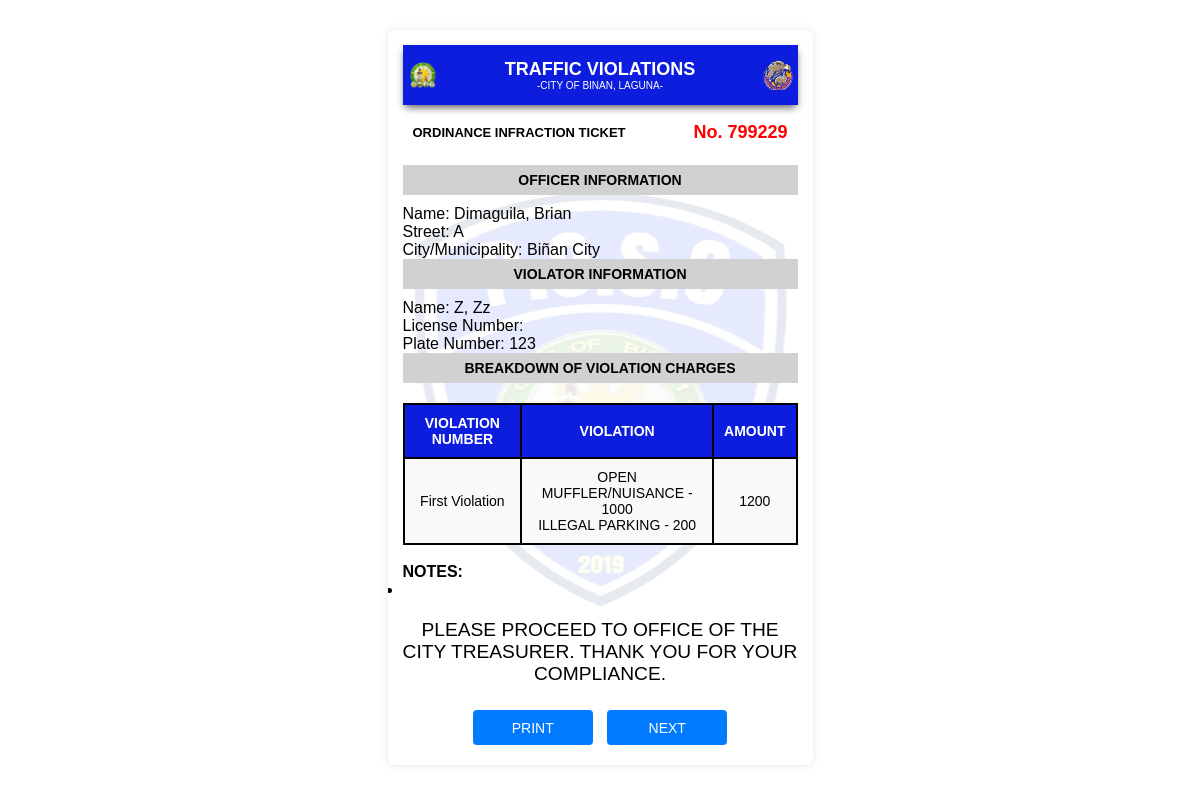
/poso.tix/receipt.php?ticket_number=799229, run on the app's committed database.
### tables this page shows
CREATE TABLE `report` (
  `ID` int(11) NOT NULL,
  `ticket_number` varchar(6) DEFAULT NULL,
  `first_name` varchar(100) DEFAULT NULL,
  `middle_name` varchar(100) DEFAULT NULL,
  `last_name` varchar(100) DEFAULT NULL,
  `dob` date DEFAULT NULL,
  `address` varchar(255) DEFAULT NULL,
  `license` varchar(255) NOT NULL,
  `confiscated` enum('yes','no') NOT NULL,
  `violation_date` date DEFAULT NULL,
  `violation_time` time DEFAULT NULL,
  `street` varchar(100) DEFAULT NULL,
  `plate_number` varchar(20) DEFAULT NULL,
  `city` varchar(100) DEFAULT NULL,
  `registration` varchar(100) DEFAULT NULL,
  `vehicle_type` varchar(50) DEFAULT NULL,
  `vehicle_owner` varchar(100) DEFAULT NULL,
  `created_at` timestamp NOT NULL DEFAULT current_timestamp(),
  `signature` longblob NOT NULL
);

### poso.tix/receipt.php (the view, shortened to what this page needs)
<?php
include 'connection.php';
$ticket_number = $_GET['ticket_number'];
$sql = "SELECT 'First Violation' AS violation_type, first_violation, first_total, notes FROM violation WHERE ticket_number = ?
        UNION ALL
        SELECT 'Second Violation' AS violation_type, second_violation, second_total, notes FROM 2_violation WHERE ticket_number = ?
        UNION ALL
        SELECT 'Third Violation' AS violation_type, third_violation, third_total, notes FROM 3_violation WHERE ticket_number = ?
        ORDER BY violation_type ASC";
$stmt = $conn->prepare($sql);
$stmt->bind_param("iii", $ticket_number, $ticket_number, $ticket_number);
$stmt->execute();
$result = $stmt->get_result();
$sql_officer = "SELECT CONCAT(lastname, ', ', firstname) AS officer_name FROM hh_login LIMIT 1";
$stmt_officer = $conn->prepare($sql_officer);
$stmt_officer->execute();
$officer_result = $stmt_officer->get_result();
$officer = $officer_result->fetch_assoc();
$officer_name = $officer['officer_name'];
$sql_violator = "SELECT CONCAT(last_name, ', ', first_name) AS violator_name, license, plate_number, street, city FROM report WHERE ticket_number = ?";
$stmt_violator = $conn->prepare($sql_violator);
$stmt_violator->bind_param("i", $ticket_number);
$stmt_violator->execute();
$violator_result = $stmt_violator->get_result();
$violator = $violator_result->fetch_assoc();
$violator_name = $violator['violator_name'];
$license_number = $violator['license'];
$plate_number = $violator['plate_number'];
$street = $violator['street'];
$city = $violator['city'];
?>
<!DOCTYPE html>
<html lang="en">
<head>
    <link rel="stylesheet" href="style.css?v=1.0">
</head>
<body>
    <div class="container">
        <?php if ($result->num_rows > 0) : ?>
            <div class="ticket-container">
                <div class="header-container d-flex justify-content-between align-items-center">
                    <img src="/POSO/images/left.png" alt="Left Logo" class="logo">
                    <div class="col text-center">
                        <p class="title">Traffic Violations</p>
                        <p class="city">-City of Binan, Laguna-</p>
                    </div>
                    <img src="/POSO/images/arman.png" alt="Right Logo" class="logo">
                </div>
                <div class="ticket-info">
                    <p class="ticket-label">Ordinance Infraction Ticket</p>
                    <p class="ticket-number">No. <?php echo htmlspecialchars($ticket_number); ?></p>
                </div>
<div class="gray">
    <h3>Officer Information</h3>
</div>
<p>Name: <?php echo htmlspecialchars($officer_name); ?></p>
<p>Street: <?php echo htmlspecialchars($street); ?></p>
<p>City/Municipality: <?php echo htmlspecialchars($city); ?></p>
                <div class="gray">
                    <h3>Violator Information</h3>
                </div>
                <p>Name: <?php echo htmlspecialchars($violator_name); ?></p>
                <p>License Number: <?php echo htmlspecialchars($license_number); ?></p>
                <p>Plate Number: <?php echo htmlspecialchars($plate_number); ?></p>
                <div class="gray">
                    <h3>BREAKDOWN OF VIOLATION CHARGES</h3>
                </div>
                <table>
                    <thead>
                        <tr>
                            <th>VIOLATION NUMBER</th>
                            <th>VIOLATION</th>
                            <th>AMOUNT</th>
                        </tr>
                    </thead>
                    <tbody>
                        <?php
                        while ($violation = $result->fetch_assoc()) {
                            $violation_details = htmlspecialchars($violation['first_violation'] ?? $violation['second_violation'] ?? $violation['third_violation']);
                            $violation_amount = htmlspecialchars($violation['first_total'] ?? $violation['second_total'] ?? $violation['third_total']);
                            $formatted_violation_details = str_replace(", ", "<br>", $violation_details);
                            echo "<tr>
                                <td>" . htmlspecialchars($violation['violation_type']) . "</td>
                                <td>" . $formatted_violation_details . "</td>
                                <td>" . $violation_amount . "</td>
                            </tr>";
                        }
                        ?>
                    </tbody>
                </table>
                <br>
                <h4>NOTES:</h4>
                <ul>
                    <?php
                    $result->data_seek(0);
                    while ($violation = $result->fetch_assoc()) {
                        echo "<li>" . htmlspecialchars($violation['notes']) . "</li>";
                    }
                    ?>
                </ul>
                <p class="compliance-message">PLEASE PROCEED TO OFFICE OF THE CITY TREASURER. THANK YOU FOR YOUR COMPLIANCE.</p>
                <div class="button-container">
                    <button id="printButton" onclick="printReceipt()">Print</button>
                    <button id="nextButton" class="btn btn-secondary" onclick="goToNextPage()">Next</button>
                </div>
            </div>
        <?php else : ?>
            <p>No violation records found for this individual.</p>
        <?php endif; ?>
    </div>
</body>
</html>

### poso.tix/style.css (style rules this page uses)
* { margin: 0; padding: 0; box-sizing: border-box; }
body { font-family: Arial, sans-serif; background-color: #ffffff; padding: 10px; }
.container { display: flex; justify-content: center; align-items: center; min-height: 90vh; }
.ticket-container { width: 100%; max-width: 425px; padding: 15px; margin: 20px auto; border-radius: 8px; box-shadow: 0px 0px 10px rgba(0, 0, 0, 0.1); overflow-y: auto; height: auto; max-height: 800px; background-image: linear-gradient(rgba(255, 255, 255, 0.9), rgba(255, 255, 255, 0.9)), url('/POSO/images/poso.png'); background-position: center; background-repeat: no-repeat; }
.header-container { position: sticky; top: 0; left: 0; width: 100%; z-index: 10; display: flex; align-items: center; justify-content: space-between; background-color: #0c1ddd; height: 60px; box-shadow: 0 4px 8px -2px rgb(80, 79, 79); margin-bottom: 10px; }
.logo { padding: 5px; width: 40px; height: auto; }
.title { font-size: 18px; font-weight: bold; color: white; text-transform: uppercase; margin: 0; }
.city { font-size: 10px; color: white; text-align: center; text-transform: uppercase; }
.gray, .gray1 { color: #000; text-transform: uppercase; font-weight: bold; font-size: 12px; text-align: center; background-color: #d2d1d1; display: flex; justify-content: center; align-items: center; margin-bottom: 10px; }
.gray { height: 30px; }
.ticket-info { display: flex; justify-content: space-between; align-items: center; margin-bottom: 15px; }
.ticket-label { font-size: 13px; color: #000; font-weight: bold; text-transform: uppercase; padding: 10px; }
.ticket-number { font-size: 18px; color: red; font-weight: bold; padding: 5px 10px; }
table { width: 100%; border-collapse: collapse; margin-top: 15px; font-size: 14px; }
table th, table td { padding: 10px; text-align: center; border: 2px solid #000; }
table thead th { background-color: #0c1ddd; color: #fff; font-weight: bold; text-transform: uppercase; }
table tbody tr:nth-child(odd) { background-color: #f9f9f9; }
button { display: block; width: 100%; padding: 12px; background-color: #007BFF; color: white; border: none; border-radius: 4px; font-size: 16px; cursor: pointer; text-transform: uppercase; }

### poso.tix/receipt.php (style rules this page uses)
.compliance-message { text-align: center; font-weight: regular; margin-top: 20px; font-size: 1.2em; }
.button-container { text-align: center; margin-top: 20px; }
button { width: 120px; height: 35px; padding: 0; font-size: 14px; margin: 5px; display: inline-block; }
table { width: 100%; border-collapse: collapse; margin-top: 20px; }
th, td { border: 1px solid #ccc; padding: 10px; text-align: left; }
th { background-color: #f0f0f0; }

### data on the page
report: street "A", city "Biñan City", plate_number "123"

### other printed values
$ticket_number "799229"
$officer_name "Dimaguila, Brian"
$violator_name "Z, Zz"
$violation['violation_type'] "First Violation"
str_replace(", ", "<br>", $violation_details) "OPEN MUFFLER/NUISANCE - 1000 ILLEGAL PARKING - 200"
$violation_amount "1200"
